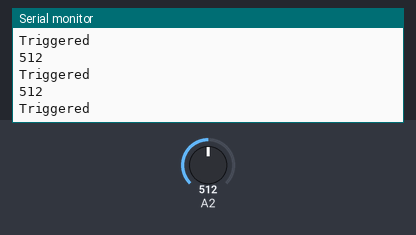
This sketch was run on a simulated Arduino Uno, built with avr-gcc and run on an emulated ATmega328P. Shown: the last lines printed to the serial monitor. Inputs (shaded band) come from the test bench; at power-on: A2 = 512.

Above: at 1.2 s.
1.3 s: A2 set to 684
At 1.31 s:
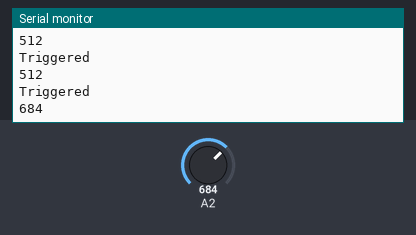
2.8 s: A2 set to 717
At 2.92 s:
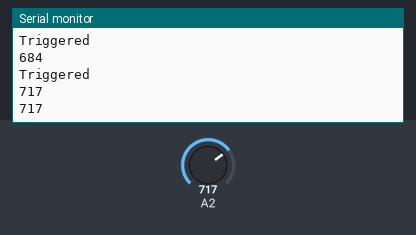
Timing chart, 0 to 5.8 s (numbered marks = the images above; inputs shaded):
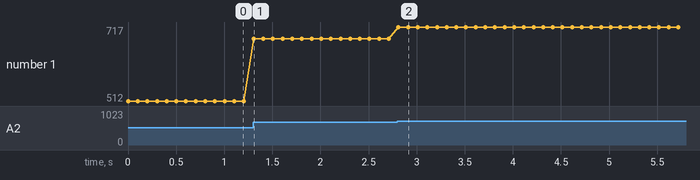

The sketch:

LightSensor.ino
```cpp
#include <LightSensor.h>

LightSensor input(A2,0,700);

void setup() {
  Serial.begin(9600);
}

void loop() {
  // read the value from the sensor:
  input.triggered();
  delay(100);
}
```

Measured:
- after the input at 1.3 s, the serial monitor: prints a new line at once (image 1)
- after the input at 2.8 s, the serial monitor: prints a new line at once (image 2)
- plotted number 1: 512 → 684 after the input at 1.3 s, 684 → 717 after the input at 2.8 s
